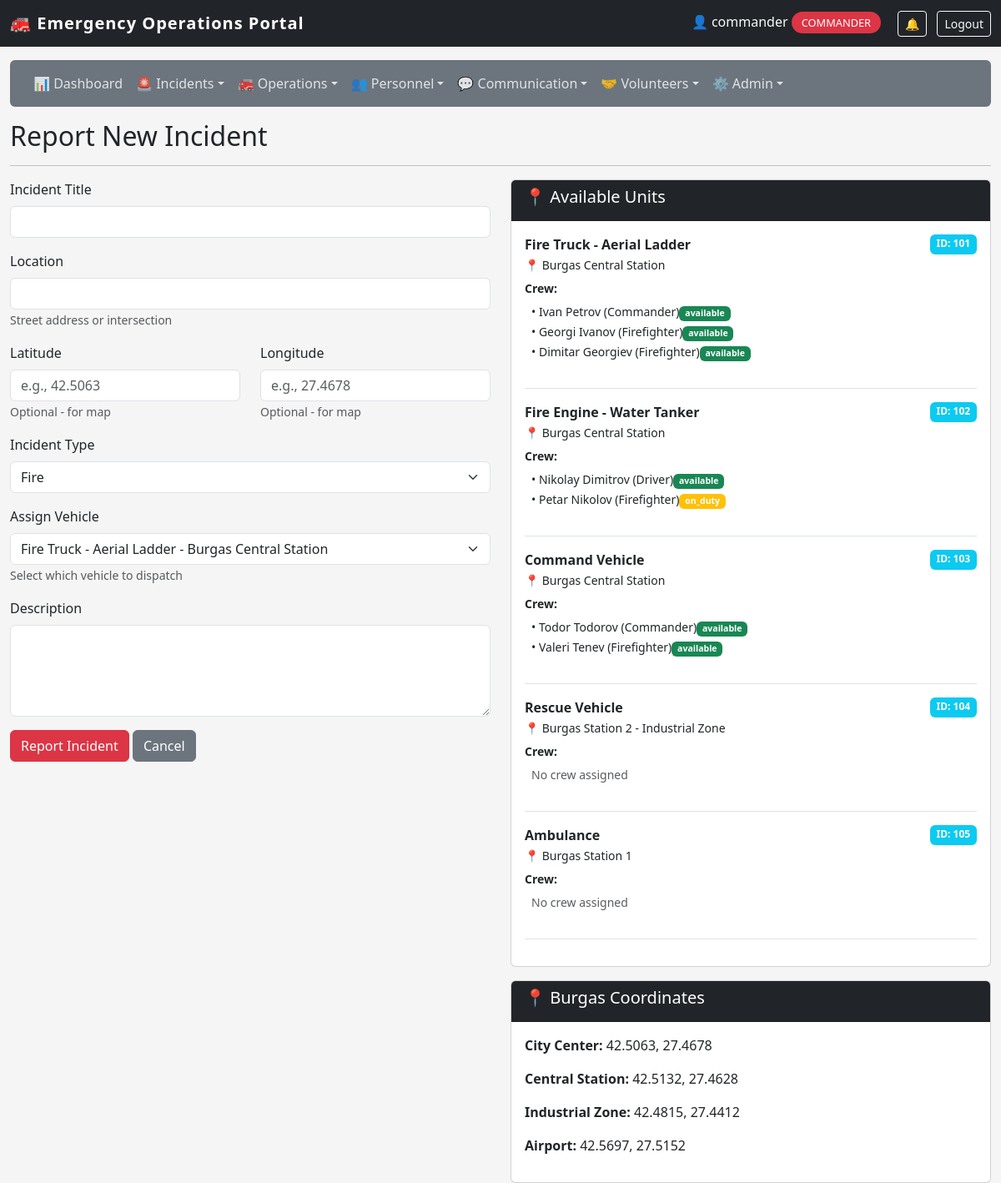
The page /staff/report_incident (signed in) on the database as committed earlier.
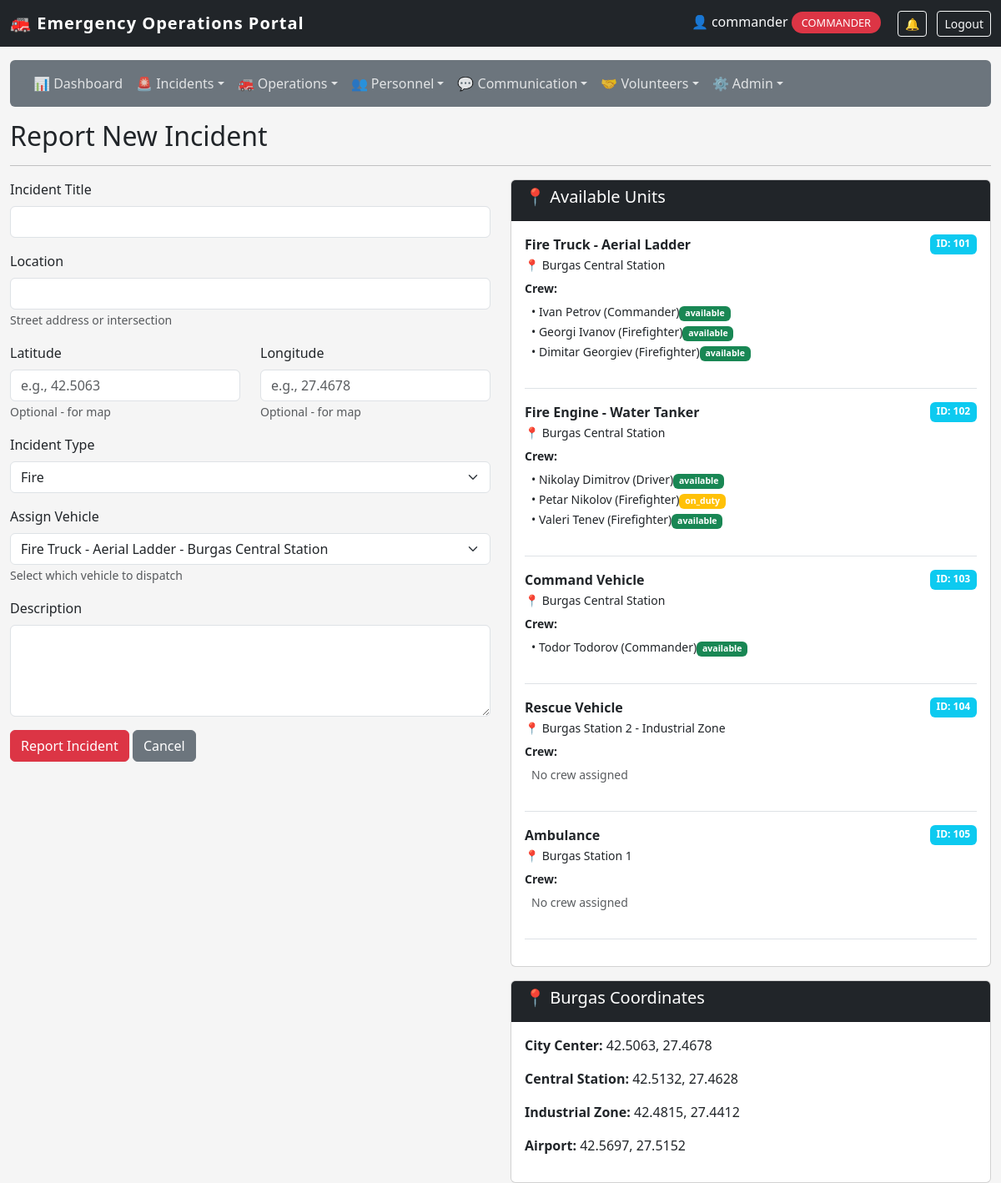
The same page on the database as committed later.
### app/models/vehicle.py (models this page shows)
class Vehicle(db.Model):
    id = db.Column(db.Integer, primary_key=True)
    type = db.Column(db.String(50))
    location = db.Column(db.String(200))
    latitude = db.Column(db.Float, nullable=True)
    longitude = db.Column(db.Float, nullable=True)
    last_updated = db.Column(db.DateTime, default=datetime.datetime.utcnow, onupdate=datetime.datetime.utcnow)
    speed = db.Column(db.Float, nullable=True)
    heading = db.Column(db.Integer, nullable=True)
    status = db.Column(db.String(20), default='station')
    current_incident_id = db.Column(db.Integer, db.ForeignKey('incident.id'), nullable=True)
    current_incident = db.relationship('Incident', foreign_keys=[current_incident_id])
    firefighters = db.relationship('Firefighter', backref='assigned_vehicle', lazy=True)

### app/models/firefighter.py (models this page shows)
class Firefighter(db.Model):
    id = db.Column(db.Integer, primary_key=True)
    name = db.Column(db.String(100), nullable=False)
    rank = db.Column(db.String(50))
    status = db.Column(db.String(20), default='available')
    vehicle_id = db.Column(db.Integer, db.ForeignKey('vehicle.id'), nullable=True)
    user_id = db.Column(db.Integer, db.ForeignKey('user_model.id'), nullable=True, unique=True)
    user = db.relationship('UserModel', foreign_keys=[user_id], backref='firefighter_profile')
    employee_id = db.Column(db.String(20), unique=True, nullable=True)
    phone = db.Column(db.String(20), nullable=True)
    hire_date = db.Column(db.DateTime, nullable=True)
    last_active = db.Column(db.DateTime, nullable=True)
    current_shift_id = db.Column(db.Integer, db.ForeignKey('shift.id'), nullable=True)
    current_shift = db.relationship('Shift', foreign_keys=[current_shift_id], back_populates='firefighter')
    shifts = db.relationship('Shift', foreign_keys='Shift.firefighter_id', back_populates='firefighter')

### app/routes/incidents.py (the view, shortened to what this page needs)
@incidents_bp.route('/staff/report_incident', methods=['GET', 'POST'])
@login_required
@role_required('dispatcher', 'commander')
def report_incident():
    form = IncidentForm()
    vehicles = Vehicle.query.all()
    form.vehicle_id.choices = [(v.id, f"{v.type} - {v.location}") for v in vehicles]
    if not form.vehicle_id.choices:
        form.vehicle_id.choices = [(0, 'No vehicles available - Import data first!')]
    return render_template('staff/incidents/report.html', form=form, vehicles=vehicles)

### app/forms/incident_forms.py
class IncidentForm(FlaskForm):
    title = StringField('Incident Title', validators=[DataRequired()])
    location = StringField('Location', validators=[DataRequired()])
    latitude = StringField('Latitude', validators=[Optional()])
    longitude = StringField('Longitude', validators=[Optional()])
    incident_type = SelectField('Incident Type',
                                choices=[('fire', 'Fire'),
                                         ('rescue', 'Rescue'),
                                         ('accident', 'Car Accident'),
                                         ('hazmat', 'Hazardous Materials'),
                                         ('other', 'Other')],
                                validators=[DataRequired()])
    description = TextAreaField('Description', validators=[DataRequired()])
    vehicle_id = SelectField('Assign Vehicle', coerce=int, validators=[DataRequired()])
    submit = SubmitField('Report Incident')

### app/utils.py (called while the page is built)
def login_required(f):
    @wraps(f)
    def decorated_function(*args, **kwargs):
        if not session.get('logged_in'):
            flash('Please login to access the staff portal.', 'warning')
            return redirect(url_for('auth.staff_login'))
        return f(*args, **kwargs)
    return decorated_function

def role_required(*roles):
    def decorator(f):
        @wraps(f)
        def decorated_function(*args, **kwargs):
            if not session.get('logged_in'):
                flash('Please login to access the staff portal.', 'warning')
                return redirect(url_for('auth.staff_login'))
            if session.get('user_role') not in roles:
                flash('Unauthorized access. This incident has been logged.', 'danger')
                return redirect(url_for('dashboard.staff_dashboard'))
            return f(*args, **kwargs)
        return decorated_function
    return decorator

### app/templates/staff/incidents/report.html (shortened to what this page needs)
{% extends "staff/base.html" %}
{% block content %}
<h2>Report New Incident</h2>
<hr>
<div class="row">
    <div class="col-md-6">
        <form method="POST">
            <div class="mb-3">{{ form.title.label(class="form-label") }}{{ form.title(class="form-control") }}</div>
            <div class="mb-3">{{ form.location.label(class="form-label") }}{{ form.location(class="form-control") }}<small class="text-muted">Street address or intersection</small></div>
            <div class="row">
                <div class="col-md-6 mb-3">{{ form.latitude.label(class="form-label") }}{{ form.latitude(class="form-control", placeholder="e.g., 42.5063") }}<small class="text-muted">Optional - for map</small></div>
                <div class="col-md-6 mb-3">{{ form.longitude.label(class="form-label") }}{{ form.longitude(class="form-control", placeholder="e.g., 27.4678") }}<small class="text-muted">Optional - for map</small></div>
            </div>
            <div class="mb-3">{{ form.incident_type.label(class="form-label") }}{{ form.incident_type(class="form-select") }}</div>
            <div class="mb-3">{{ form.vehicle_id.label(class="form-label") }}{{ form.vehicle_id(class="form-select") }}<small class="text-muted">Select which vehicle to dispatch</small></div>
            <div class="mb-3">{{ form.description.label(class="form-label") }}{{ form.description(class="form-control", rows=4) }}</div>
            {{ form.submit(class="btn btn-danger") }}
            <a href="{{ url_for('incidents.list_incidents') }}" class="btn btn-secondary">Cancel</a>
        </form>
    </div>
    <div class="col-md-6">
        <div class="card mb-3"><div class="card-header bg-dark text-white"><h5>📍 Available Units</h5></div><div class="card-body">
            {% if vehicles %}{% for vehicle in vehicles %}
            <div class="border-bottom mb-3 pb-3">
                <div class="d-flex justify-content-between"><strong>{{ vehicle.type }}</strong><span class="badge bg-info">ID: {{ vehicle.id }}</span></div>
                <p class="mb-1"><small>📍 {{ vehicle.location }}</small></p>
                <p class="mb-1"><small><strong>Crew:</strong></small></p>
                {% if vehicle.firefighters %}<ul class="list-unstyled ms-2">{% for f in vehicle.firefighters %}<li><small>• {{ f.name }} ({{ f.rank }})<span class="badge {% if f.status == 'available' %}bg-success{% else %}bg-warning{% endif %}">{{ f.status }}</span></small></li>{% endfor %}</ul>{% else %}<p class="text-muted ms-2"><small>No crew assigned</small></p>{% endif %}
            </div>{% endfor %}{% else %}<p class="text-muted">No vehicles available. <a href="{{ url_for('personnel.import_data') }}">Import data first</a>.</p>{% endif %}
        </div></div>
        <div class="card"><div class="card-header bg-dark text-white"><h5>📍 Burgas Coordinates</h5></div><div class="card-body"><p><strong>City Center:</strong> 42.5063, 27.4678</p><p><strong>Central Station:</strong> 42.5132, 27.4628</p><p><strong>Industrial Zone:</strong> 42.4815, 27.4412</p><p><strong>Airport:</strong> 42.5697, 27.5152</p></div></div>
    </div>
</div>
{% endblock %}

### app/templates/staff/base.html (shortened to what this page needs)
<!DOCTYPE html>
<html lang="en">
<head>
    <link href="https://cdn.jsdelivr.net/npm/bootstrap@5.3.0/dist/css/bootstrap.min.css" rel="stylesheet">
</head>
<body>
    <nav class="navbar navbar-dark bg-dark">
        <div class="container-fluid">
            <a class="navbar-brand" href="{{ url_for('dashboard.staff_dashboard') }}">
                🚒 Emergency Operations Portal
            </a>
            <div>
                {% if session.logged_in %}
                    <span class="text-light me-3">
                        👤 {{ session.user_name }}
                        <span class="role-badge">{{ session.user_role }}</span>
                    </span>
                    <a href="{{ url_for('notifications.view_notifications') }}" class="btn btn-outline-light btn-sm position-relative me-2">
                        🔔
                    </a>
                    <a href="{{ url_for('auth.staff_logout') }}" class="btn btn-outline-light btn-sm">Logout</a>
                {% endif %}
            </div>
        </div>
    </nav>
    <div class="container-fluid mt-3">
        {% if session.logged_in and session.user_role in ['dispatcher', 'commander', 'firefighter'] %}
        <div class="row mb-3">
            <div class="col">
                <nav class="navbar navbar-expand-lg navbar-dark bg-secondary rounded p-2">
                    <div class="container-fluid">
                        <div class="collapse navbar-collapse" id="staffNavbar">
                            <ul class="navbar-nav me-auto">
                                <li class="nav-item">
                                    <a class="nav-link" href="{{ url_for('dashboard.dynamic_dashboard') }}">📊 Dashboard</a>
                                </li>
                                <li class="nav-item dropdown">
                                    <a class="nav-link dropdown-toggle" href="#" role="button" data-bs-toggle="dropdown">🚨 Incidents</a>
                                </li>
                                {% if session.user_role in ['dispatcher', 'commander'] %}
                                <li class="nav-item dropdown">
                                    <a class="nav-link dropdown-toggle" href="#" role="button" data-bs-toggle="dropdown">🚒 Operations</a>
                                </li>
                                {% endif %}
                                {% if session.user_role in ['dispatcher', 'commander'] %}
                                <li class="nav-item dropdown">
                                    <a class="nav-link dropdown-toggle" href="#" role="button" data-bs-toggle="dropdown">👥 Personnel</a>
                                </li>
                                {% endif %}
                                <li class="nav-item dropdown">
                                    <a class="nav-link dropdown-toggle" href="#" role="button" data-bs-toggle="dropdown">💬 Communication</a>
                                </li>
                                {% if session.user_role in ['commander', 'dispatcher'] %}
                                <li class="nav-item dropdown">
                                    <a class="nav-link dropdown-toggle" href="#" role="button" data-bs-toggle="dropdown">🤝 Volunteers</a>
                                </li>
                                {% endif %}
                                {% if session.user_role == 'commander' %}
                                <li class="nav-item dropdown">
                                    <a class="nav-link dropdown-toggle" href="#" role="button" data-bs-toggle="dropdown">⚙️ Admin</a>
                                </li>
                                {% endif %}
                            </ul>
                        </div>
                    </div>
                </nav>
            </div>
        </div>
        {% endif %}
        <div class="row">
            <div class="col">
                {% block content %}{% endblock %}
            </div>
        </div>
    </div>
</body>
</html>

### app/templates/staff/base.html (style rules this page uses)
body { background: #f5f5f5; }
.navbar-brand { font-weight: bold; letter-spacing: 1px; }
.role-badge { background: #dc3545; color: white; padding: 4px 12px; border-radius: 20px; font-size: 0.8rem; text-transform: uppercase; }
.navbar-nav .nav-link { color: rgba(255,255,255,0.8); }

Rows that differ between the two databases and show on the page:
changed Vehicle "Fire Engine - Water Tanker": gains Firefighter (name "Valeri Tenev", rank "Firefighter", status "available")
changed Vehicle "Command Vehicle": loses Firefighter (name "Valeri Tenev", rank "Firefighter", status "available")
